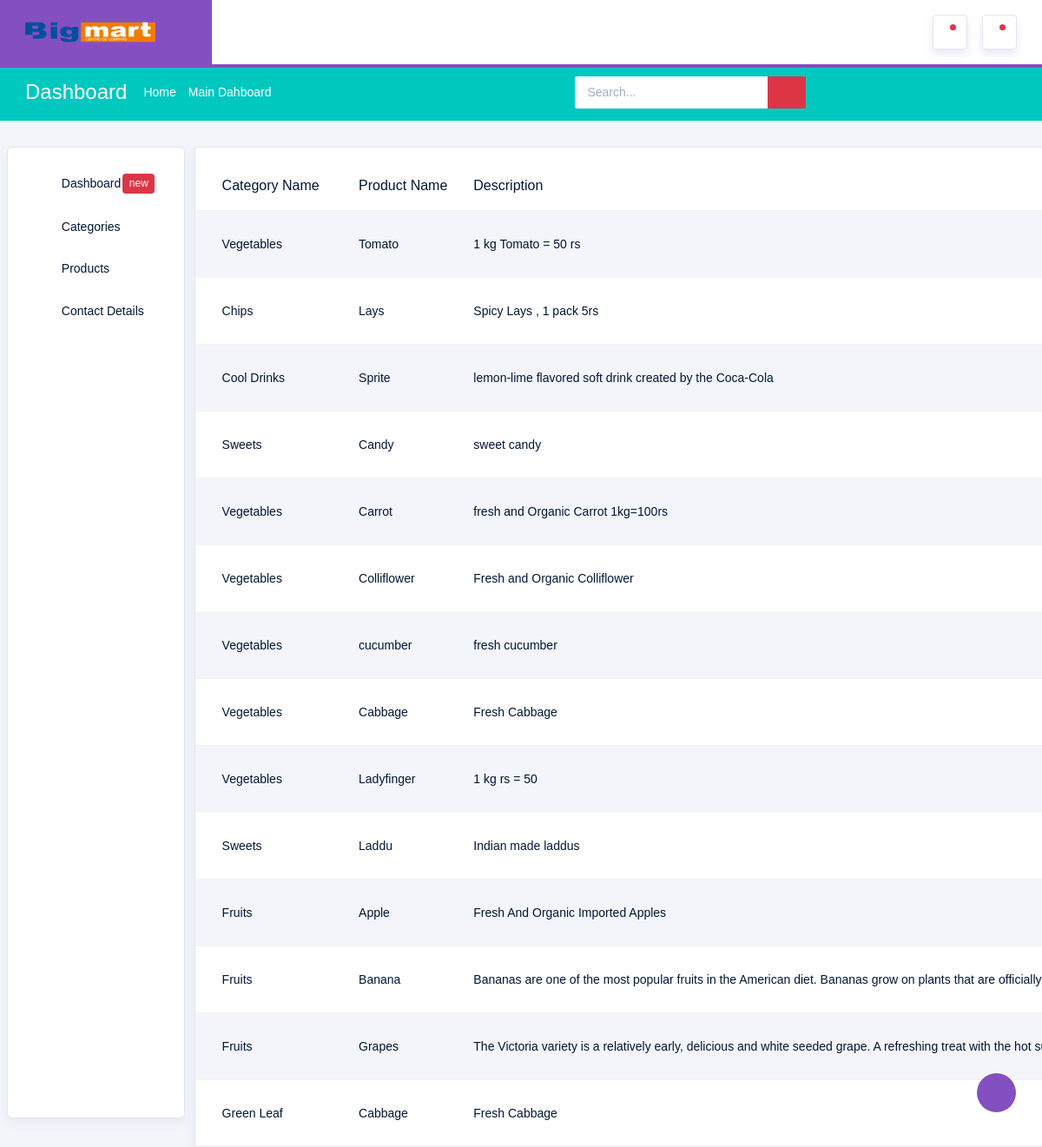
Screenshot of /BackendApp/view_prod/ with the database file from the repository.
### BackendApp/models.py (models this page shows)
class Productdb(models.Model):
    category_name = models.CharField(max_length=100,null=True,blank=True)
    product_name = models.CharField(max_length=100,null=True,blank=True)
    Des = models.CharField(max_length=100,null=True,blank=True)
    pp = models.IntegerField(null=True,blank=True)
    img = models.ImageField(upload_to='Category Images',null=True,blank=True)

### BackendApp/views.py (the view)
# urls.py: path('view_prod/', views.view_prod, name="view_prod"),
def view_prod(req):
    data = Productdb.objects.all()
    return render(req,"View_product.html", {'data':data})

### BackendApp/templates/View_product.html (shortened to what this page needs)
<!DOCTYPE html>
{% extends 'index.html' %}
{% block content%}
<html lang="en">
<head>
</head>
<body>
<div class="col-md-10" >
              <div class="card">
                <div class="table-responsive pt-3">
                  <table class="table table-striped project-orders-table">
                    <thead>
                      <tr>
                       <th>Category Name</th>
                       <th>Product Name</th>
                       <th>Description</th>
                      </tr>
                    </thead>
                    <tbody>
                    {% for i in data %}
                      <tr>
                          <td>{{i.category_name}}</td>
                          <td>{{i.product_name}}</td>
                          <td>{{i.Des}}</td>
                      </tr>
                      {% endfor %}
                    </tbody>
                  </table>
                </div>
              </div>
</div>
</body>
</html>
{% endblock %}

### rows the page displays
Productdb: category_name "Vegetables", product_name "Tomato", Des "1 kg Tomato = 50 rs"
Productdb: category_name "Chips", product_name "Lays", Des "Spicy Lays , 1 pack 5rs"
Productdb: category_name "Cool Drinks", product_name "Sprite", Des "lemon-lime flavored soft drink created by the Coca-Cola"
Productdb: category_name "Sweets", product_name "Candy", Des "sweet candy"
Productdb: category_name "Vegetables", product_name "Carrot", Des "fresh and Organic Carrot 1kg=100rs"
Productdb: category_name "Vegetables", product_name "Colliflower", Des "Fresh and Organic Colliflower"
Productdb: category_name "Vegetables", product_name "cucumber", Des "fresh cucumber"
Productdb: category_name "Vegetables", product_name "Cabbage", Des "Fresh Cabbage"
Productdb: category_name "Vegetables", product_name "Ladyfinger", Des "1 kg rs = 50"
Productdb: category_name "Sweets", product_name "Laddu", Des "Indian made laddus"
Productdb: category_name "Fruits", product_name "Apple", Des "Fresh And Organic Imported Apples"
Productdb: category_name "Fruits", product_name "Banana", Des "Bananas are one of the most popular fruits in the American diet. Bananas grow on plants that are officially…"
Productdb: category_name "Fruits", product_name "Grapes", Des "The Victoria variety is a relatively early, delicious and white seeded grape. A refreshing treat with the hot…"
Productdb: category_name "Green Leaf", product_name "Cabbage", Des "Fresh Cabbage"
